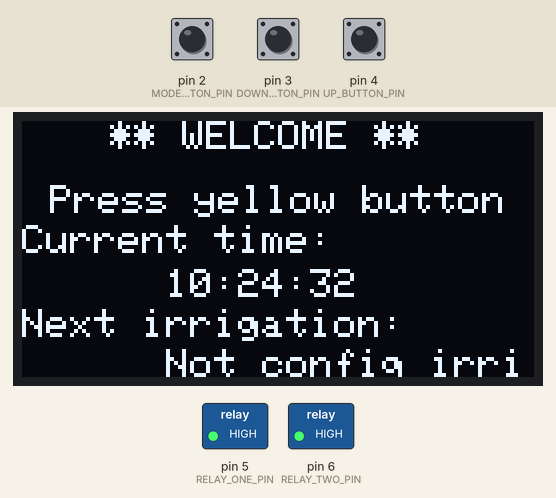
This sketch was run on a simulated Arduino Uno, built with avr-gcc and run on an emulated ATmega328P. Shown: 128×64 one-colour display, switched loads named in the sketch (green lamp = pin HIGH). Inputs (shaded band) come from the test bench; at power-on: pin 2 (MODE_BUTTON_PIN) HIGH, pin 3 (DOWN_BUTTON_PIN) HIGH, pin 4 (UP_BUTTON_PIN) HIGH. The display library's start-up logo is not drawn; the local clock reads 2024-03-15 10:24:30 at power-on unless the sketch sets it.

Above: at 2.2 s.
2.3 s: pin 2 (MODE_BUTTON_PIN) pulled LOW for 0.15 s
At 3.5 s:
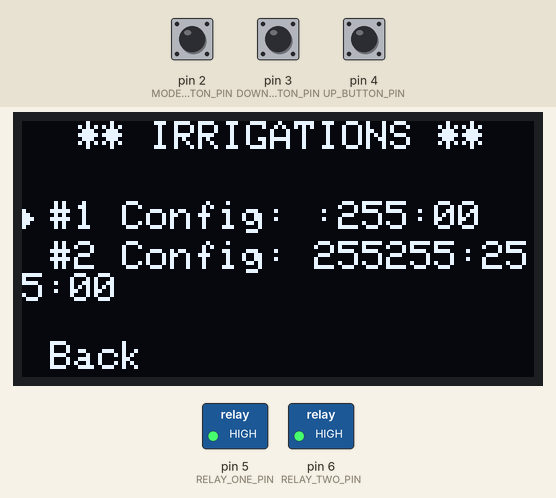
3.9 s: pin 3 (DOWN_BUTTON_PIN) pulled LOW for 0.15 s
At 4.3 s:
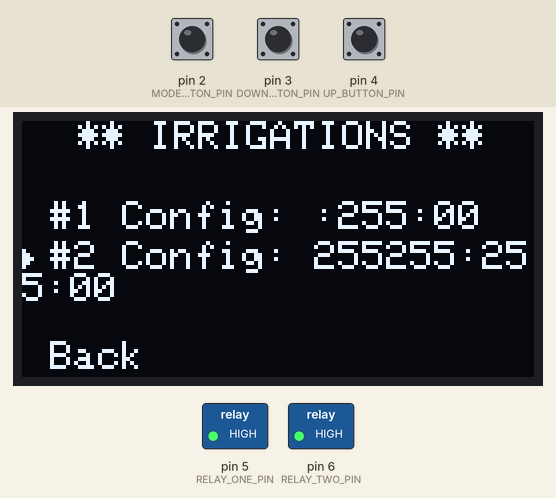
5.5 s: pin 2 (MODE_BUTTON_PIN) pulled LOW for 1 s
At 6.1 s:
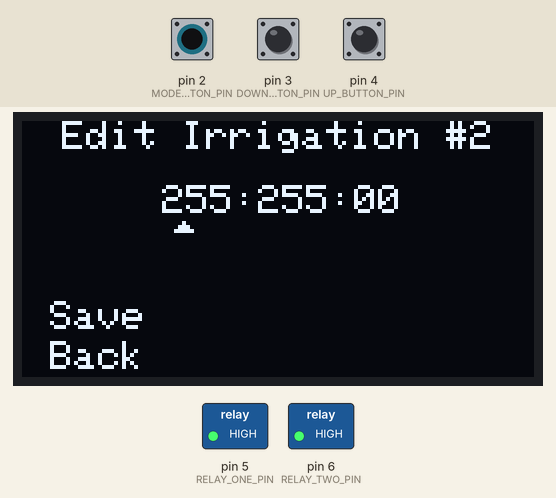
8.0 s: pin 4 (UP_BUTTON_PIN) pulled LOW for 0.15 s
At 8.4 s:
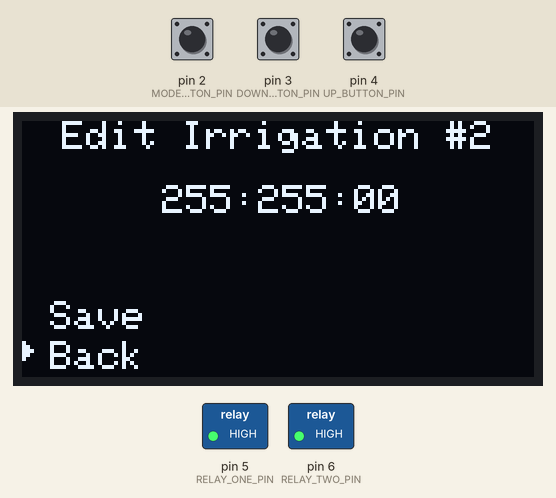
9.6 s: pin 4 (UP_BUTTON_PIN) pulled LOW for 1 s
At 10.4 s:
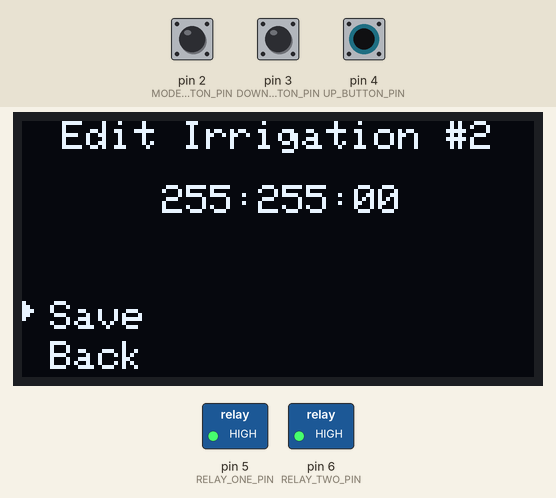
12.1 s: pin 2 (MODE_BUTTON_PIN) pulled LOW for 0.15 s
At 12.7 s:
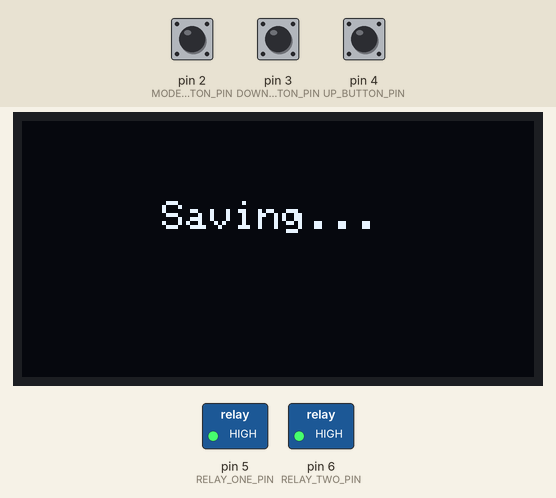
Timing chart, 0 to 15.1 s (numbered marks = the images above; inputs shaded):
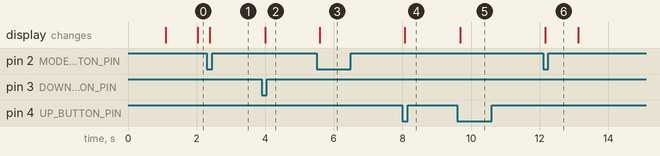

The sketch:

v3-automate-irragtion-with-RTC.ino
```cpp
/***
 * author: Daniel Braga
 * refs:
 * progmem: https://arduino-esp8266.readthedocs.io/en/latest/PROGMEM.html
 * https://www.arduino.cc/reference/pt/language/variables/utilities/progmem/
 * rtc: https://github.com/adafruit/RTClib
 * am/pm:
 * https://forum.arduino.cc/t/how-to-get-ds1307-hour-in-am-pm-format-easily/22102
 */
#include <Adafruit_GFX.h>
#include <Adafruit_SSD1306.h>
#include <ButtonDebounce.h>
#include <EEPROM.h>
// #include <SPI.h>
#include <Wire.h>

#include "RTClib.h"  // https://github.com/adafruit/RTClib

#define OLED_ADDRESS 0x3C  // OLED address
#define SCREEN_WIDTH 128   // OLED display width in pixels
#define SCREEN_HEIGHT 64   // OLED display height in pixels
#define OLED_RESET -1      // Reset pin (or -1 if sharing Arduino reset pin)
#define MODE_BUTTON_PIN 2
#define DOWN_BUTTON_PIN 3
#define UP_BUTTON_PIN 4
#define RELAY_ONE_PIN 5
#define RELAY_TWO_PIN 6
#define INTERVAL_TIME_DATE 1000  // interval ms

RTC_DS1307 rtc;
Adafruit_SSD1306 display(SCREEN_WIDTH, SCREEN_HEIGHT, &Wire, OLED_RESET);
ButtonDebounce btnDebounce;

struct AlarmStrData {
  char hourStr[3];
  char minStr[3];
};
struct AlarmData {
  byte hour = 0;
  byte min = 0;
};

const int ALARM1_ADDRESS = 0;
const int ALARM2_ADDRESS = sizeof(AlarmData);

AlarmStrData alarmStrData1;
AlarmStrData alarmStrData2;
AlarmStrData alarmStrData3;

AlarmData alarmData1;
AlarmData alarmData2;

// cursor drawing for changes
const unsigned char topArrow[] PROGMEM = {0x20, 0x70, 0xf8};
const unsigned char bottomArrow[] PROGMEM = {0xf8, 0x70, 0x20};
const unsigned char sideArrow[] PROGMEM = {0x80, 0xc0, 0xe0, 0xc0, 0x80};

// Relay
const int RELAY_PINS[] PROGMEM = {RELAY_ONE_PIN, RELAY_TWO_PIN};
const int NUM_RELAY PROGMEM = sizeof(RELAY_PINS) / sizeof(RELAY_PINS[0]);

// buttons debounce config
const int BUTTON_PINS[] PROGMEM = {
    MODE_BUTTON_PIN,
    DOWN_BUTTON_PIN,
    UP_BUTTON_PIN,
};
const int NUM_BUTTONS PROGMEM = sizeof(BUTTON_PINS) / sizeof(BUTTON_PINS[0]);
const int DEBOUNCE_DELAY = 50;
int buttonStates[NUM_BUTTONS];
int lastButtonStates[NUM_BUTTONS];
unsigned long lastDebounceTimes[NUM_BUTTONS];

// duration irrigation
// TODO: for 15 min change 0.5 to 15
const int DURATION_IRRIGATION = 0.5 * 60;  // 30 sec
unsigned long irrigation1EndTime = 0;
unsigned long irrigation2EndTime = 0;
bool irrigation1Running = false;

// menu config
byte menuOptionCount = 0;
byte menuEditOptionCount = 0;
byte selectOption = 0;
bool mainMenu = false;
bool alarmEditMenu = false;
bool setHours = false;
bool setMinutes = false;
bool save = false;

// buttons
byte btnMode, btnUp, btnDown;

// clock settings
int hours = 0, minutes = 0;

void setup() {
  Serial.begin(9600);
  // Push buttons start
  for (int i = 0; i < NUM_BUTTONS; i++) {
    pinMode(BUTTON_PINS[i], INPUT_PULLUP);
  }
  // Relay modules
  for (int i = 0; i < NUM_RELAY; i++) {
    pinMode(RELAY_PINS[i], OUTPUT);
    digitalWrite(RELAY_PINS[i], HIGH);
  }

  // find rtc begin module
  if (!rtc.begin()) {
    Serial.println(F("Couldn't find RTC"));
    while (1)
      ;  //--> Don't proceed, loop forever
  }

  if (!rtc.isrunning()) {
    Serial.println(F("RTC is NOT running!"));
    // Set the time and date based on your computer time and date
    // rtc.adjust(DateTime(F(__DATE__), F(__TIME__)));
    // This manual set date: DateTime(YEAR, MONTH, DAY, HOUR, MINUTE, SECONDS)
    // rtc.adjust(DateTime(2023, 6, 17, 18, 20, 0));
  }

  if (!display.begin(SSD1306_SWITCHCAPVCC, OLED_ADDRESS)) {
    Serial.println(F("SSD1306 allocation failed"));
    for (;;)
      ;  //--> Don't proceed, loop forever
  }
  display.display();
  delay(1000);
}  // eof setup

void loop() {
  readyButtons();
  startIrrigation();

  // display menu and select options
  if (mainMenu == false) {
    initialDisplay();

    btnDebounce.runFnDebounce(btnMode, &lastButtonStates[0], &buttonStates[0],
                              DEBOUNCE_DELAY, &lastDebounceTimes[0],
                              modeFnDebounce);
  }

  while (mainMenu == true) {
    readyButtons();
    switch (menuOptionCount) {
      case 1:  // Alarm 1
        menuAlarmConfig(menuOptionCount);
        break;
      case 2:  // Alarm 2
        menuAlarmConfig(menuOptionCount);
        break;
      case 3:  // back option
        menuAlarmConfig(menuOptionCount);
        break;
      default:
        initialDisplay();
        break;
    }
    // debounce action buttons
    btnDebounce.runFnDebounce(btnMode, &lastButtonStates[0], &buttonStates[0],
                              DEBOUNCE_DELAY, &lastDebounceTimes[0],
                              modeFnAlarmDebounce);

    btnDebounce.runFnDebounce(btnDown, &lastButtonStates[1], &buttonStates[1],
                              DEBOUNCE_DELAY, &lastDebounceTimes[1],
                              downFnDebounce);

    btnDebounce.runFnDebounce(btnUp, &lastButtonStates[2], &buttonStates[2],
                              DEBOUNCE_DELAY, &lastDebounceTimes[2],
                              upFnDebounce);

    display.display();
  }

  while (alarmEditMenu == true) {
    readyButtons();
    switch (menuEditOptionCount) {
      case 1:  // set hour
        menuAlarmEdit(menuEditOptionCount);
        break;
      case 2:  // set min
        menuAlarmEdit(menuEditOptionCount);
        break;
      case 3:  // save option
        menuAlarmEdit(menuEditOptionCount);
        break;
      case 4:  // back option
        menuAlarmEdit(menuEditOptionCount);
        break;
      default:
        break;
    }
    // debounce action buttons
    btnDebounce.runFnDebounce(btnMode, &lastButtonStates[0], &buttonStates[0],
                              DEBOUNCE_DELAY, &lastDebounceTimes[0],
                              modeEditFnAlarmDebounce);

    btnDebounce.runFnDebounce(btnUp, &lastButtonStates[2], &buttonStates[2],
                              DEBOUNCE_DELAY, &lastDebounceTimes[2],
                              upEditAlarmFnDebounce);

    btnDebounce.runFnDebounce(btnDown, &lastButtonStates[1], &buttonStates[1],
                              DEBOUNCE_DELAY, &lastDebounceTimes[1],
                              downEditAlarmFnDebounce);

    display.display();
  }  // eof alarm edit

}  // eof

void initialDisplay() {
  clearDisplay();  // clear display

  display.setCursor(22, 0);
  display.print("** WELCOME **");

  display.setCursor(7, 16);
  display.print("Press yellow button");
  display.setCursor(0, 26);
  display.print("Current time:");
  getTime();
  display.display();
}

void menuAlarmEdit(byte selectOption) {
  alarmEditDisplay();
  switch (selectOption) {
    case 1:  // adjust hours
      display.drawBitmap(38, 25, topArrow, 5, 3, WHITE);
      break;
    case 2:  // adjust minutes
      display.drawBitmap(56, 25, topArrow, 5, 3, WHITE);
      break;
    case 3:  // save option
      display.drawBitmap(0, 45, sideArrow, 3, 5, WHITE);
      break;
    case 4:  // back option
      display.drawBitmap(0, 55, sideArrow, 3, 5, WHITE);
      break;
    default:
      selectOption = 0;
      break;
  }
}

void menuAlarmConfig(byte selectOption) {
  alarmsViewDisplay();
  switch (selectOption) {
    case 1:  // Alarm 1 config
      display.drawBitmap(0, 22, sideArrow, 3, 5, WHITE);
      break;
    case 2:  // Alarm 2 config
      display.drawBitmap(0, 32, sideArrow, 3, 5, WHITE);
      break;
    case 3:  // back option
      display.drawBitmap(0, 55, sideArrow, 3, 5, WHITE);
      break;
    default:
      selectOption = 0;
      break;
  }
}

void alarmsViewDisplay() {
  clearDisplay();
  // read mem
  EEPROM.get(ALARM1_ADDRESS, alarmData1);
  EEPROM.get(ALARM2_ADDRESS, alarmData2);

  sprintf(alarmStrData1.hourStr, "%02d", alarmData1.hour);
  sprintf(alarmStrData1.minStr, "%02d", alarmData1.min);
  sprintf(alarmStrData2.hourStr, "%02d", alarmData2.hour);
  sprintf(alarmStrData2.minStr, "%02d", alarmData2.min);

  display.setCursor(14, 0);
  display.print("** IRRIGATIONS **");

  display.setCursor(7, 20);
  display.print("#1 Config: ");
  display.print(alarmStrData1.hourStr);
  display.print(":");
  display.print(alarmStrData1.minStr);
  display.print(":00");

  display.setCursor(7, 30);
  display.print("#2 Config: ");
  display.print(alarmStrData2.hourStr);
  display.print(":");
  display.print(alarmStrData2.minStr);
  display.print(":00");

  display.setCursor(7, 55);
  display.print("Back");
}

void alarmEditDisplay() {
  clearDisplay();
  display.setCursor(10, 0);
  display.print("Edit Irrigation #");
  display.print(menuOptionCount);

  display.setCursor(35, 16);
  if (menuOptionCount == 1) {
    sprintf(alarmStrData3.hourStr, "%02d", alarmData1.hour);
  } else {
    sprintf(alarmStrData3.hourStr, "%02d", alarmData2.hour);
  }
  display.print(alarmStrData3.hourStr);
  display.print(":");
  if (menuOptionCount == 1) {
    sprintf(alarmStrData3.minStr, "%02d", alarmData1.min);
  } else {
    sprintf(alarmStrData3.minStr, "%02d", alarmData2.min);
  }
  display.print(alarmStrData3.minStr);
  display.print(":00");

  display.setCursor(7, 45);
  display.print("Save");

  display.setCursor(7, 55);
  display.print("Back");
}

// get time
void getTime() {
  DateTime now = rtc.now();
  EEPROM.get(ALARM1_ADDRESS, alarmData1);
  EEPROM.get(ALARM2_ADDRESS, alarmData2);

  char hoursStr[3];
  char minuteStr[3];
  char secondStr[3];
  int currentHour = now.hour();
  int currentMinute = now.minute();
  int minutesRemainingAlarm1 = 0;
  int minutesRemainingAlarm2 = 0;

  display.setCursor(36, 37);
  sprintf(hoursStr, "%02d", now.hour());
  display.print(hoursStr);
  display.print(":");
  sprintf(minuteStr, "%02d", now.minute());
  display.print(minuteStr);
  display.print(":");
  sprintf(secondStr, "%02d", now.second());
  display.print(secondStr);

  // next irrigation
  display.setCursor(0, 47);
  display.print("Next irrigation:");
  display.setCursor(36, 57);

  if (currentHour < alarmData1.hour ||
      (currentHour == alarmData1.hour && currentMinute < alarmData1.min)) {
    minutesRemainingAlarm1 =
        (alarmData1.hour - currentHour) * 60 + (alarmData1.min - currentMinute);
  } else {
    minutesRemainingAlarm1 = (24 - currentHour + alarmData1.hour) * 60 +
                             (alarmData1.min - currentMinute);
  }

  if (currentHour < alarmData2.hour ||
      (currentHour == alarmData2.hour && currentMinute < alarmData2.min)) {
    minutesRemainingAlarm2 =
        (alarmData2.hour - currentHour) * 60 + (alarmData2.min - currentMinute);
  } else {
    minutesRemainingAlarm2 = (24 - currentHour + alarmData2.hour) * 60 +
                             (alarmData2.min - currentMinute);
  }

  if (minutesRemainingAlarm1 < minutesRemainingAlarm2) {
    sprintf(hoursStr, "%02d", alarmData1.hour);
    sprintf(minuteStr, "%02d", alarmData1.min);
    display.print(hoursStr);
    display.print(":");
    display.print(minuteStr);
    display.print(":00");
  } else if (minutesRemainingAlarm2 < minutesRemainingAlarm1) {
    sprintf(hoursStr, "%02d", alarmData2.hour);
    sprintf(minuteStr, "%02d", alarmData2.min);
    display.print(hoursStr);
    display.print(":");
    display.print(minuteStr);
    display.print(":00");
  } else {
    display.print("Not config irrigations");
  }
}

void startIrrigation() {
  DateTime now = rtc.now();
  EEPROM.get(ALARM1_ADDRESS, alarmData1);
  EEPROM.get(ALARM2_ADDRESS, alarmData2);
  int currentHour = now.hour();
  int currentMin = now.minute();

  if (currentHour == alarmData1.hour && currentMin == alarmData1.min) {
    for (int i = 0; i < NUM_RELAY; i++) {
      digitalWrite(RELAY_PINS[i], LOW);
    }
    signalIrrigationDisplay();
  } else if (currentHour == alarmData2.hour && currentMin == alarmData2.min) {
    for (int i = 0; i < NUM_RELAY; i++) {
      digitalWrite(RELAY_PINS[i], LOW);
    }
    signalIrrigationDisplay();
  } else {
    for (int i = 0; i < NUM_RELAY; i++) {
      digitalWrite(RELAY_PINS[i], HIGH);
    }
  }
}

void signalIrrigationDisplay() {
  display.setCursor(0, 0);
  display.print('.');
  display.display();
}
// ### ACTIONS BUTTONS ###
// role modeBtn for initial screen
void modeFnDebounce() {
  buttonStates[0] = btnMode;
  if (buttonStates[0] == LOW && mainMenu == false) {
    mainMenu = true;
    menuOptionCount = 1;
  }
}

void modeFnAlarmDebounce() {
  buttonStates[0] = btnMode;
  if (buttonStates[0] == LOW && menuOptionCount == 1) {  // Alarm 1 edit
    mainMenu = false;
    menuEditOptionCount = 1;
    alarmEditMenu = true;
  }

  if (buttonStates[0] == LOW && menuOptionCount == 2) {  // Alarm 2 edit
    mainMenu = false;
    menuEditOptionCount = 1;
    alarmEditMenu = true;
  }

  if (buttonStates[0] == LOW && menuOptionCount == 3) {  // back initial screen
    mainMenu = false;
    alarmEditMenu = false;
    menuEditOptionCount = 0;
  }
}

void modeEditFnAlarmDebounce() {
  buttonStates[0] = btnMode;

  if (buttonStates[0] == LOW && menuEditOptionCount == 1) {  // hour edit
    setMinutes = false;
    if (!setHours) {
      setHours = true;
    } else {
      setHours = false;
    }
  }

  if (buttonStates[0] == LOW && menuEditOptionCount == 2) {  // Minutes edit
    setHours = false;
    if (!setMinutes) {
      setMinutes = true;
    } else {
      setMinutes = false;
    }
  }

  if (buttonStates[0] == LOW && menuEditOptionCount == 3) {  // save in memory
    savingDisplay();

    if (menuOptionCount == 1) {  // save alarm1
      EEPROM.put(ALARM1_ADDRESS, alarmData1);
    }
    if (menuOptionCount == 2) {  // save alarm2
      EEPROM.put(ALARM2_ADDRESS, alarmData2);
    }
    mainMenu = true;
    alarmEditMenu = false;
    setHours = false;
    setMinutes = false;
    menuOptionCount = 1;
    menuEditOptionCount = 0;
  }

  if (buttonStates[0] == LOW && menuEditOptionCount == 4 &&
      !setHours) {  // back edit screen
    mainMenu = true;
    alarmEditMenu = false;
    setHours = false;
    setMinutes = false;
    menuOptionCount = 1;
    menuEditOptionCount = 0;
  }
}

// up and down roles
void upFnDebounce() {
  buttonStates[2] = btnUp;
  if (buttonStates[2] == LOW) {
    menuOptionCount--;
    if (menuOptionCount < 1) menuOptionCount = 3;
  }
}

void upEditAlarmFnDebounce() {
  buttonStates[2] = btnUp;
  if (buttonStates[2] == LOW && (!setHours && !setMinutes)) {
    menuEditOptionCount--;
    if (menuEditOptionCount < 1) menuEditOptionCount = 4;
  }
  if (buttonStates[2] == LOW && setHours) {  // decrement hours
    if (menuOptionCount == 1) {
      alarmData1.hour = (alarmData1.hour - 1 + 24) % 24;
    } else {
      alarmData2.hour = (alarmData2.hour - 1 + 24) % 24;
    }
  }
  if (buttonStates[2] == LOW && setMinutes) {  // decrement minutes
    if (menuOptionCount == 1) {
      alarmData1.min = (alarmData1.min + 59) % 60;
    } else {
      alarmData2.min = (alarmData2.min + 59) % 60;
    }
  }
}

void downEditAlarmFnDebounce() {
  buttonStates[1] = btnDown;
  if (buttonStates[1] == LOW && (!setHours && !setMinutes)) {
    menuEditOptionCount++;
    if (menuEditOptionCount > 4) menuEditOptionCount = 1;
  }

  if (buttonStates[1] == LOW && setHours) {  // increment hours
    if (menuOptionCount == 1) {
      alarmData1.hour = (alarmData1.hour + 1) % 24;
    } else {
      alarmData2.hour = (alarmData2.hour + 1) % 24;
    }
  }
  if (buttonStates[1] == LOW && setMinutes) {  // increment minutes
    if (menuOptionCount == 1) {
      alarmData1.min = (alarmData1.min - 59 + 60) % 60;
    } else {
      alarmData2.min = (alarmData2.min - 59 + 60) % 60;
    }
  }
}

void downFnDebounce() {
  buttonStates[1] = btnDown;
  if (buttonStates[1] == LOW) {
    menuOptionCount++;
    if (menuOptionCount > 3) menuOptionCount = 1;
  }
}
// ready buttons
void readyButtons() {
  btnMode = digitalRead(MODE_BUTTON_PIN);
  btnUp = digitalRead(UP_BUTTON_PIN);
  btnDown = digitalRead(DOWN_BUTTON_PIN);
}
// save display
void savingDisplay() {
  display.clearDisplay();
  display.setTextSize(1);
  display.setCursor(35, 20);
  display.print("Saving...");
  display.display();
  delay(900);
}
// clear display
void clearDisplay() {
  display.clearDisplay();
  display.setTextSize(1);
  display.setTextColor(WHITE);
}
```

Measured:
- after the input at 2.3 s, the display: changes after 0.08 s (image 1)
- after the input at 3.9 s, the display: changes after 0.10 s (image 2)
- after the input at 5.5 s, the display: changes after 0.08 s (image 3)
- after the input at 8.0 s, the display: changes after 0.06 s (image 4)
- after the input at 9.6 s, the display: changes after 0.08 s (image 5)
- after the input at 12.1 s, the display: changes after 0.06 s (image 6)
